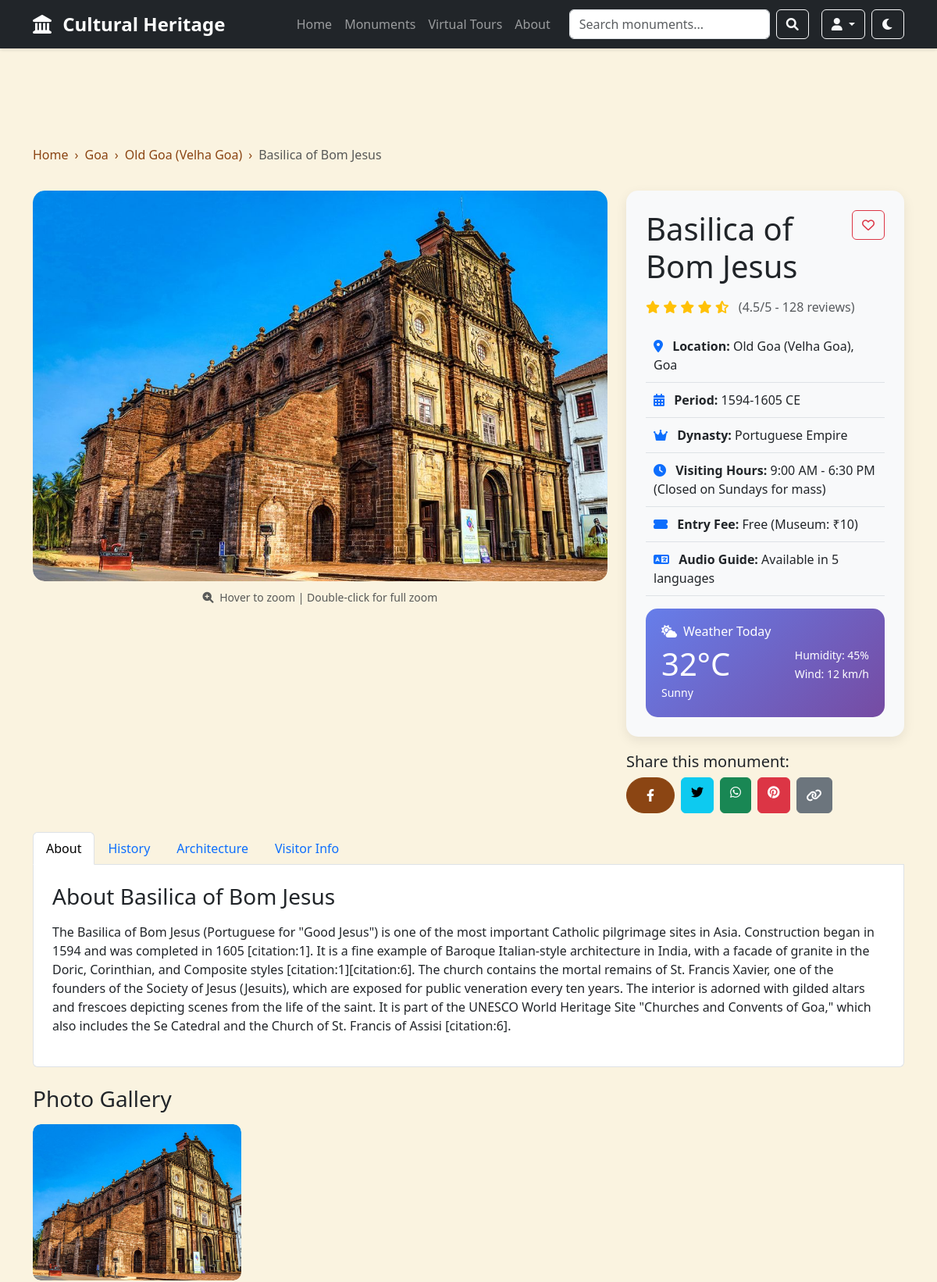
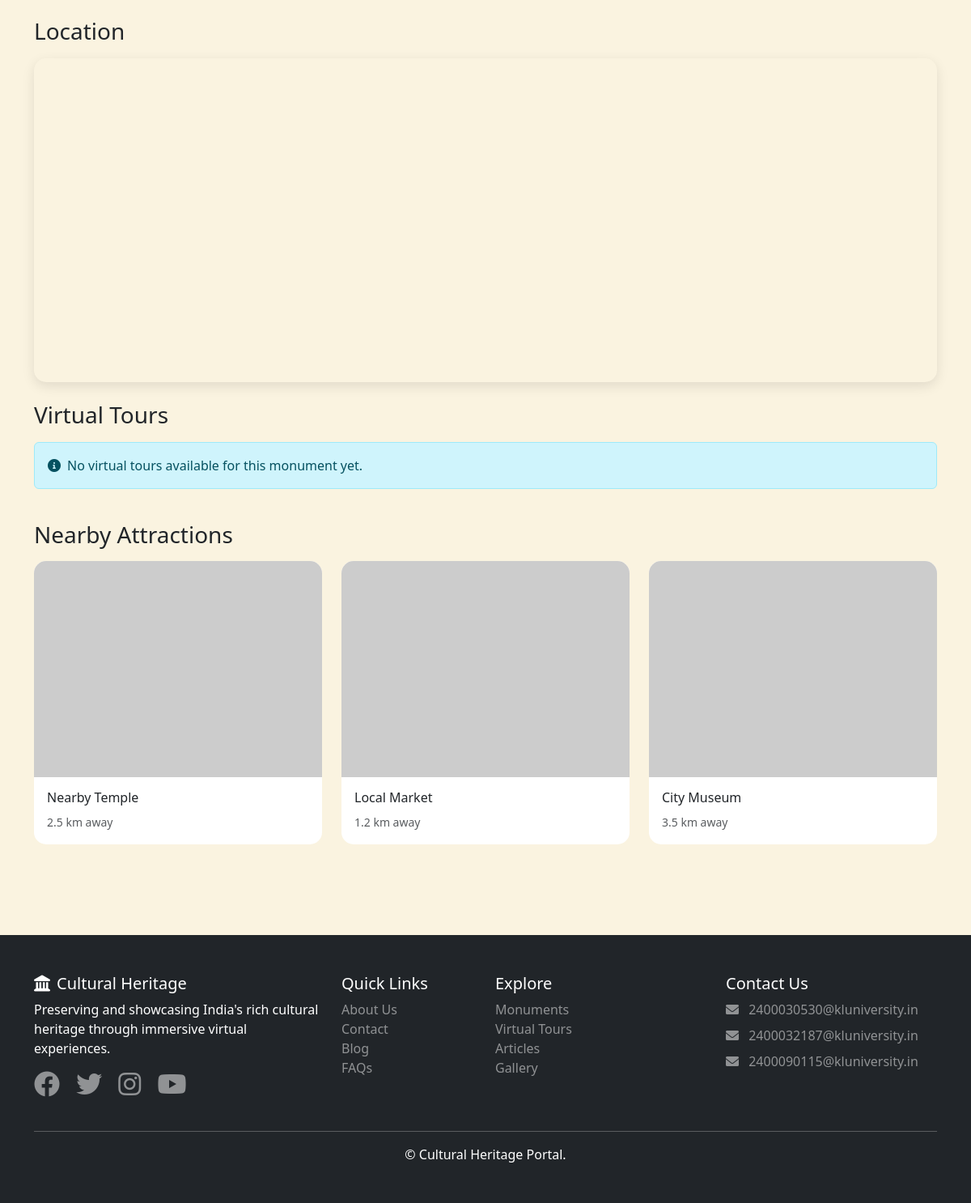
The page /monument/basilica-of-bom-jesus/ on the database its author committed (2 pictures, top to bottom).
### tours/models.py (models this page shows, shortened)
class Monument(models.Model):
    name = models.CharField(max_length=200)
    slug = models.SlugField(unique=True)
    description = models.TextField()
    short_description = models.CharField(max_length=300)
    location = models.CharField(max_length=200)
    state = models.CharField(max_length=100)
    latitude = models.FloatField(default=0.0)
    longitude = models.FloatField(default=0.0)
    period = models.CharField(max_length=100)
    dynasty = models.CharField(max_length=100)
    visiting_hours = models.CharField(max_length=200, default="10:00 AM - 6:00 PM")
    entry_fee = models.CharField(max_length=200, blank=True, default="Free")
    main_image = models.ImageField(upload_to='monuments/main/', null=True, blank=True)
    created_at = models.DateTimeField(auto_now_add=True)
    updated_at = models.DateTimeField(auto_now=True)
    class Meta:
        ordering = ['name']

class MonumentImage(models.Model):
    monument = models.ForeignKey(Monument, on_delete=models.CASCADE, related_name='images')
    image = models.ImageField(upload_to='monuments/gallery/', null=True, blank=True)
    caption = models.CharField(max_length=200, blank=True)
    is_primary = models.BooleanField(default=False)

### tours/views.py (the view)
# urls.py: path('monument/<slug:slug>/', views.MonumentDetailView.as_view(), name='monument_detail'),
class MonumentDetailView(DetailView):
    model = Monument
    template_name = 'tours/monument_detail.html'
    context_object_name = 'monument'
    def get_context_data(self, **kwargs):
        context = super().get_context_data(**kwargs)
        context['tours'] = VirtualTour.objects.filter(
            monument=self.object,
            is_published=True
        )
        return context

### templates/tours/monument_detail.html (shortened to what this page needs)
{% extends 'base.html' %}
{% load static %}
{% block content %}
<div class="container py-4">
    <nav aria-label="breadcrumb" class="mb-4">
        <ol class="breadcrumb">
            <li class="breadcrumb-item"><a href="{% url 'tours:home' %}" class="text-decoration-none">Home</a></li>
            <li class="breadcrumb-item"><a href="{% url 'tours:search' %}?q={{ monument.state }}" class="text-decoration-none">{{ monument.state }}</a></li>
            <li class="breadcrumb-item"><a href="{% url 'tours:search' %}?q={{ monument.location }}" class="text-decoration-none">{{ monument.location }}</a></li>
            <li class="breadcrumb-item active" aria-current="page">{{ monument.name }}</li>
        </ol>
    </nav>
    <div class="row mb-4">
        <div class="col-lg-8">
            <div class="zoom-container" style="position: relative; overflow: hidden; border-radius: 15px; height: 500px;">
                {% if monument.main_image and monument.main_image.url %}
                <img src="{{ monument.main_image.url }}" class="main-image zoom-image" alt="{{ monument.name }}" id="mainImage" style="width: 100%; height: 100%; object-fit: cover;">
                {% else %}
                <img src="https://via.placeholder.com/1200x800?text={{ monument.name }}" class="main-image" alt="{{ monument.name }}" style="width: 100%; height: 100%; object-fit: cover;">
                {% endif %}
            </div>
            <div class="text-center mt-2">
                <small class="text-muted"><i class="fas fa-search-plus me-1"></i> Hover to zoom | Double-click for full zoom</small>
            </div>
        </div>
        <div class="col-lg-4">
            <div class="info-card" data-aos="fade-left">
                <div class="d-flex justify-content-between align-items-start mb-3">
                    <h1 class="mb-0">{{ monument.name }}</h1>
                    <button class="btn btn-outline-danger" onclick="toggleFavorite({{ monument.id }})">
                        <i class="far fa-heart" id="fav-icon-{{ monument.id }}"></i>
                    </button>
                </div>
                <div class="rating mb-3">
                    <i class="fas fa-star"></i>
                    <i class="fas fa-star"></i>
                    <i class="fas fa-star"></i>
                    <i class="fas fa-star"></i>
                    <i class="fas fa-star-half-alt"></i>
                    <span class="text-muted ms-2">(4.5/5 - 128 reviews)</span>
                </div>
                <div class="info-item">
                    <i class="fas fa-map-marker-alt text-primary me-2"></i>
                    <strong>Location:</strong> {{ monument.location }}, {{ monument.state }}
                </div>
                <div class="info-item">
                    <i class="fas fa-calendar-alt text-primary me-2"></i>
                    <strong>Period:</strong> {{ monument.period }}
                </div>
                <div class="info-item">
                    <i class="fas fa-crown text-primary me-2"></i>
                    <strong>Dynasty:</strong> {{ monument.dynasty }}
                </div>
                <div class="info-item">
                    <i class="fas fa-clock text-primary me-2"></i>
                    <strong>Visiting Hours:</strong> {{ monument.visiting_hours }}
                </div>
                <div class="info-item">
                    <i class="fas fa-ticket-alt text-primary me-2"></i>
                    <strong>Entry Fee:</strong> {{ monument.entry_fee|default:"Free" }}
                </div>
                <div class="info-item">
                    <i class="fas fa-language text-primary me-2"></i>
                    <strong>Audio Guide:</strong> Available in 5 languages
                </div>
                <div class="weather-widget mt-3">
                    <h6><i class="fas fa-cloud-sun me-2"></i>Weather Today</h6>
                    <div class="d-flex justify-content-between">
                        <div>
                            <span class="display-6">32°C</span>
                            <br>
                            <small>Sunny</small>
                        </div>
                        <div class="text-end">
                            <small>Humidity: 45%</small>
                            <br>
                            <small>Wind: 12 km/h</small>
                        </div>
                    </div>
                </div>
            </div>
            <div class="share-buttons mt-3">
                <h5>Share this monument:</h5>
                <div class="d-flex gap-2">
                    <a href="https://www.facebook.com/sharer/sharer.php?u={{ request.build_absolute_uri }}" target="_blank" class="btn btn-primary">
                        <i class="fab fa-facebook-f"></i>
                    </a>
                    <a href="https://twitter.com/intent/tweet?url={{ request.build_absolute_uri }}&text={{ monument.name }}" target="_blank" class="btn btn-info">
                        <i class="fab fa-twitter"></i>
                    </a>
                    <a href="https://wa.me/?text={{ monument.name }} - {{ request.build_absolute_uri }}" target="_blank" class="btn btn-success">
                        <i class="fab fa-whatsapp"></i>
                    </a>
                    {% if monument.main_image and monument.main_image.url %}
                    <a href="https://pinterest.com/pin/create/button/?url={{ request.build_absolute_uri }}&media={{ monument.main_image.url }}&description={{ monument.name }}" target="_blank" class="btn btn-danger">
                        <i class="fab fa-pinterest"></i>
                    </a>
                    {% else %}
                    <button class="btn btn-danger" disabled title="No image to share">
                        <i class="fab fa-pinterest"></i>
                    </button>
                    {% endif %}
                    <button class="btn btn-secondary" onclick="copyToClipboard('{{ request.build_absolute_uri }}')">
                        <i class="fas fa-link"></i>
                    </button>
                </div>
            </div>
        </div>
    </div>
    <div class="row mb-4">
        <div class="col-12">
            <ul class="nav nav-tabs" id="monumentTabs" role="tablist">
                <li class="nav-item" role="presentation">
                    <button class="nav-link active" id="about-tab" data-bs-toggle="tab" data-bs-target="#about" type="button" role="tab">About</button>
                </li>
                <li class="nav-item" role="presentation">
                    <button class="nav-link" id="history-tab" data-bs-toggle="tab" data-bs-target="#history" type="button" role="tab">History</button>
                </li>
                <li class="nav-item" role="presentation">
                    <button class="nav-link" id="architecture-tab" data-bs-toggle="tab" data-bs-target="#architecture" type="button" role="tab">Architecture</button>
                </li>
                <li class="nav-item" role="presentation">
                    <button class="nav-link" id="visitor-info-tab" data-bs-toggle="tab" data-bs-target="#visitor-info" type="button" role="tab">Visitor Info</button>
                </li>
            </ul>
            <div class="tab-content p-4 border border-top-0 rounded-bottom" style="background: white;">
                <div class="tab-pane fade show active" id="about" role="tabpanel">
                    <h3>About {{ monument.name }}</h3>
                    <p class="lead">{{ monument.description|linebreaks }}</p>
                </div>
            </div>
        </div>
    </div>
    {% if monument.images.all %}
    <div class="row mb-4">
        <div class="col-12">
            <h3 class="mb-3">Photo Gallery</h3>
            <div class="row g-3">
                {% for image in monument.images.all %}
                <div class="col-md-3">
                    <div class="zoom-container" style="position: relative; overflow: hidden; border-radius: 10px; height: 200px;">
                        <img src="{{ image.image.url }}" class="img-fluid gallery-img zoom-image" alt="{{ image.caption }}" onclick="openImageModal('{{ image.image.url }}', '{{ image.caption }}')" style="width: 100%; height: 100%; object-fit: cover;">
                    </div>
                </div>
                {% endfor %}
            </div>
        </div>
    </div>
    {% endif %}
    <div class="row mb-4">
        <div class="col-12">
            <h3 class="mb-3">Location</h3>
            <div id="map" style="height: 400px; width: 100%;"></div>
        </div>
    </div>
    <div class="row mb-4">
        <div class="col-12">
            <h3 class="mb-3">Virtual Tours</h3>
            <div class="row">
                {% for tour in tours %}
                <div class="col-md-4 mb-4">
                    <div class="card h-100" data-aos="fade-up" data-aos-delay="{{ forloop.counter|add:'100' }}">
                        <div class="card-body">
                            <h5 class="card-title">{{ tour.title }}</h5>
                            <p class="card-text">{{ tour.description|truncatewords:15 }}</p>
                            <div class="mb-3">
                                <span class="badge bg-primary">{{ tour.get_tour_type_display }}</span>
                                <span class="badge bg-secondary ms-2"><i class="fas fa-clock me-1"></i>{{ tour.duration_minutes }} min</span>
                            </div>
                            <a href="{% url 'tours:virtual_tour' tour.id %}" class="btn btn-primary w-100">
                                <i class="fas fa-play me-2"></i>Start Tour
                            </a>
                        </div>
                    </div>
                </div>
                {% empty %}
                <div class="col-12">
                    <div class="alert alert-info">
                        <i class="fas fa-info-circle me-2"></i>No virtual tours available for this monument yet.
                    </div>
                </div>
                {% endfor %}
            </div>
        </div>
    </div>
    <div class="row mb-4">
        <div class="col-12">
            <h3 class="mb-3">Nearby Attractions</h3>
            <div class="row">
                <div class="col-md-4 mb-3">
                    <div class="card">
                        <img src="https://via.placeholder.com/400x300?text=Nearby+Attraction" class="card-img-top" alt="Nearby">
                        <div class="card-body">
                            <h6>Nearby Temple</h6>
                            <small class="text-muted">2.5 km away</small>
                        </div>
                    </div>
                </div>
                <div class="col-md-4 mb-3">
                    <div class="card">
                        <img src="https://via.placeholder.com/400x300?text=Local+Market" class="card-img-top" alt="Market">
                        <div class="card-body">
                            <h6>Local Market</h6>
                            <small class="text-muted">1.2 km away</small>
                        </div>
                    </div>
                </div>
                <div class="col-md-4 mb-3">
                    <div class="card">
                        <img src="https://via.placeholder.com/400x300?text=Museum" class="card-img-top" alt="Museum">
                        <div class="card-body">
                            <h6>City Museum</h6>
                            <small class="text-muted">3.5 km away</small>
                        </div>
                    </div>
                </div>
            </div>
        </div>
    </div>
</div>
{% endblock %}

### static/css/style.css (style rules this page uses)
:root { --primary-color: #8B4513; --secondary-color: #DAA520; --dark-color: #2C1810; --light-color: #F5E6D3; }
* { margin: 0; padding: 0; box-sizing: border-box; }
body { font-family: 'Segoe UI', Tahoma, Geneva, Verdana, sans-serif; background-color: #FAF3E0; padding-top: 76px; }
.btn-primary { background-color: var(--primary-color); border-color: var(--primary-color); padding: 10px 25px; border-radius: 25px; transition: all 0.3s; }
.info-card { background: white; border-radius: 15px; box-shadow: 0 5px 15px rgba(0,0,0,0.08); transition: all 0.3s; }
.gallery-img { height: 200px; object-fit: cover; border-radius: 10px; transition: all 0.3s; cursor: pointer; }
.breadcrumb { background: transparent; padding: 10px 0; }
.breadcrumb-item a { color: var(--primary-color); text-decoration: none; }
.card { border: none; border-radius: 15px; overflow: hidden; transition: all 0.3s; }

### templates/base.html (style rules this page uses)
.zoom-container { position: relative; overflow: hidden; cursor: zoom-in; }
.zoom-image { transition: transform 0.5s ease; width: 100%; height: 100%; object-fit: cover; }
.breadcrumb { background: transparent; padding: 10px 0; }
.breadcrumb-item + .breadcrumb-item::before { content: "›"; color: #8B4513; }

### templates/tours/monument_detail.html (style rules this page uses)
.gallery-img { cursor: pointer; transition: transform 0.3s; height: 200px; object-fit: cover; width: 100%; border-radius: 10px; }
.main-image { height: 500px; object-fit: cover; width: 100%; border-radius: 15px; box-shadow: 0 10px 30px rgba(0,0,0,0.2); }
.info-card { background: #f8f9fa; border-radius: 15px; padding: 25px; margin-bottom: 20px; box-shadow: 0 5px 15px rgba(0,0,0,0.08); }
.info-item { padding: 10px; border-bottom: 1px solid #dee2e6; }
.share-buttons .btn { transition: all 0.3s; }
#map { border-radius: 15px; overflow: hidden; box-shadow: 0 5px 15px rgba(0,0,0,0.1); }
.rating { color: #ffc107; }
.weather-widget { background: linear-gradient(135deg, #667eea 0%, #764ba2 100%); color: white; padding: 20px; border-radius: 15px; }

### rows shown on the page
Monument: state "Goa", location "Old Goa (Velha Goa)", name "Basilica of Bom Jesus", main_image (picture), period "1594-1605 CE", dynasty "Portuguese Empire", visiting_hours "9:00 AM - 6:30 PM (Closed on Sundays for mass)", entry_fee "Free (Museum: ₹10)", description "The Basilica of Bom Jesus (Portuguese for \"Good Jesus\") is one of the most important Catholic pilgrimage sites in Asia. Construction began in 1594 and was completed in 1605 [citation:1]. It is a fine example of Baroque Italian-style architecture in India, with a facade of granite in the Doric, Corinthian, and Composite styles [citation:1][citation:6]. The church contains the mortal remains of St. Francis Xavier, one of the founders of the Society of Jesus (Jesuits), which are exposed for public veneration every ten years. The interior is adorned with gilded altars and frescoes depicting scenes from the life of the saint. It is part of the UNESCO World Heritage Site \"Churches and Convents of…"
MonumentImage: image (picture)
